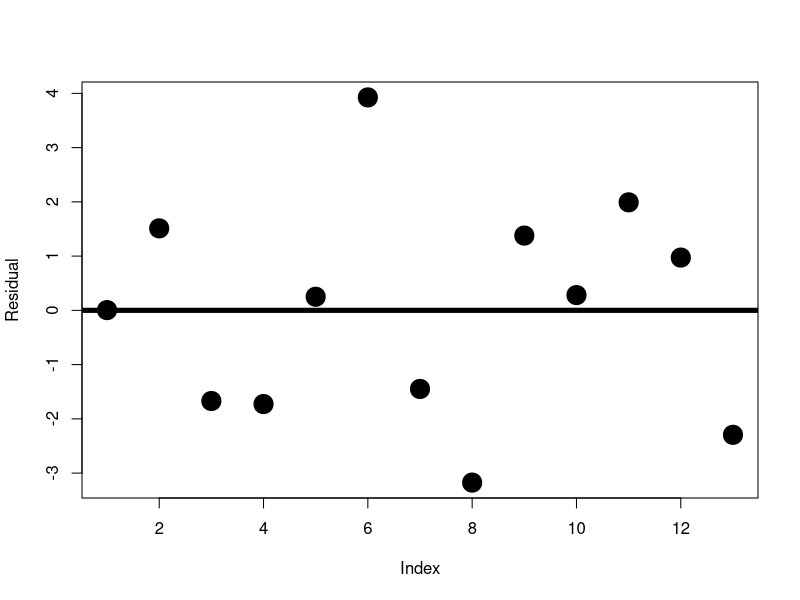

This chart was generated by the following R code:
setwd ("c://R")
CementData=read.csv ("CementData.csv", header=TRUE,sep=",")
str(CementData)

x <- as.matrix(cbind(rep(1,13), CementData[,1:4]))
y <- CementData[,5]


Beta<-solve(t(x)%*%x)%*%t(x)%*%y
Beta

HeatRegFit<- x%*%Beta[,1]
Residual=y-HeatRegFit

plot(Residual,cex = 1.3,lwd = 10)
abline(a=0,b=0,lwd=5)

Rsq = 1 - sum((y - HeatRegFit)^2)/sum((y - mean(y))^2)
Rsq
